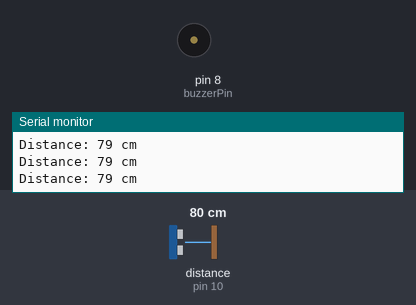
A sketch run on a simulated Arduino Uno, built with avr-gcc and run on an emulated ATmega328P. Parts: buzzer (waves = sounding, pin HIGH), the last lines printed to the serial monitor. Wiring (inferred from the names in the program): ultrasonic range finder: trigger pin 9; echo pin 10. The inputs (shaded band) are chosen by the test bench; at power-on: distance to the obstacle (sensor on pin 10) 80 cm. The echo pulse lasts 58.3 µs per cm; pins used as bus, display or sensor lines are not drawn.

Above: at 1.2 s.
1.3 s: distance to the obstacle (sensor on pin 10) set to 8 cm
2.8 s: distance to the obstacle (sensor on pin 10) set to 5 cm
At 3.3 s:
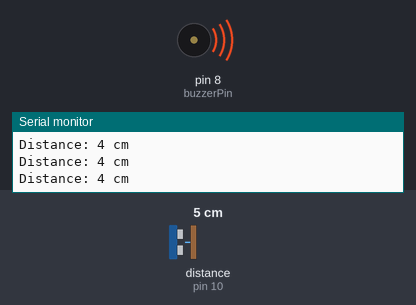
4.3 s: distance to the obstacle (sensor on pin 10) set to 9 cm
At 4.9 s:
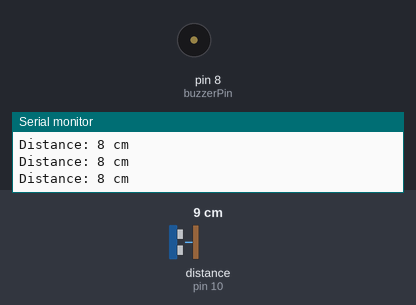
5.8 s: distance to the obstacle (sensor on pin 10) set to 2 cm
At 6.7 s:
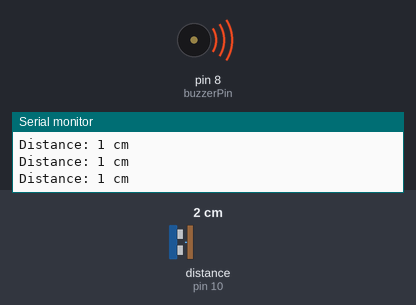
Timing chart, 0 to 8.3 s (numbered marks = the images above; inputs shaded):
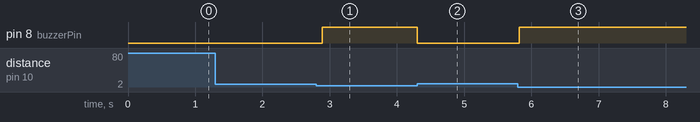

The sketch:

proximity_device.ino
```cpp
// Define pins for the ultrasonic sensor and buzzer
const int trigPin = 9;    // Trigger pin of the ultrasonic sensor
const int echoPin = 10;   // Echo pin of the ultrasonic sensor
const int buzzerPin = 8;  // Buzzer pin

void setup() {
  pinMode(trigPin, OUTPUT);
  pinMode(echoPin, INPUT);
  pinMode(buzzerPin, OUTPUT);
  Serial.begin(9600); // Initialize serial communication for debugging
}

void loop() {
  // Measure distance using the ultrasonic sensor
  long duration;
  int distance;

  // Send a 10µs pulse to the trigger pin
  digitalWrite(trigPin, LOW);
  delayMicroseconds(2);
  digitalWrite(trigPin, HIGH);
  delayMicroseconds(10);
  digitalWrite(trigPin, LOW);

  // Read the echo pin
  duration = pulseIn(echoPin, HIGH);

  // Calculate distance in cm
  distance = duration * 0.034 / 2;

  // Print the distance for debugging
  Serial.print("Distance: ");
  Serial.print(distance);
  Serial.println(" cm");

  // Control the buzzer based on distance
  if (distance <=5) {
    digitalWrite(buzzerPin, HIGH);
  } else {
    digitalWrite(buzzerPin, LOW);
  }
  delay(100); // Short delay before the next measurement
}
```

Measured:
- the behaviour switches between 7 and 6 cm on distance to the obstacle (sensor on pin 10) (found by bisection; images 0 and 1)
- after the input at 2.8 s, pin 8 (buzzerPin): LOW → HIGH after 0.09 s
- after the input at 4.3 s, pin 8 (buzzerPin): HIGH → LOW at once
- after the input at 5.8 s, pin 8 (buzzerPin): LOW → HIGH at once
